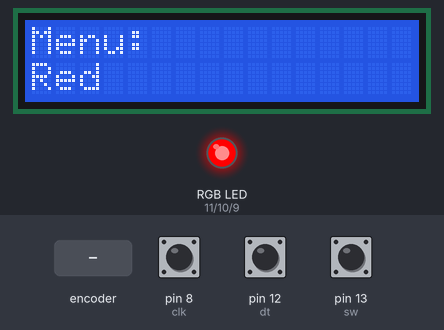
Recording of a sketch running on a simulated Arduino Uno, built with avr-gcc and run on an emulated ATmega328P. On the bench: 16×2 character LCD, an RGB LED mixed from three pins (HIGH = lit). The test bench sets the inputs (shaded band); at power-on: pin 13 (sw) HIGH, pin 8 (clk) HIGH, pin 12 (dt) HIGH.

Above: at 3.2 s.
3.3 s: rotary encoder on pin 8 (clk) / pin 12 (dt) turned 3 steps (first pin leading)
At 4.5 s:
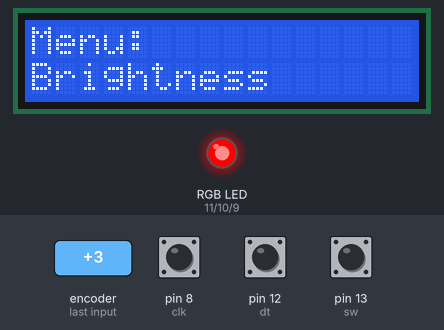
5.4 s: pin 13 (sw) pulled LOW for 0.15 s
At 6.0 s:
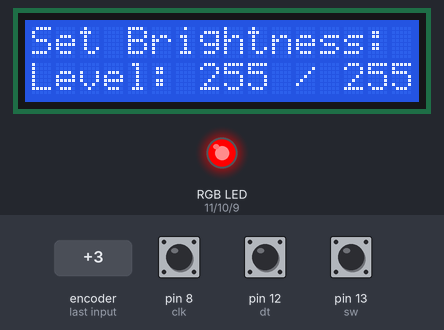
7.1 s: rotary encoder on pin 8 (clk) / pin 12 (dt) turned 2 steps (second pin leading)
At 8.2 s:
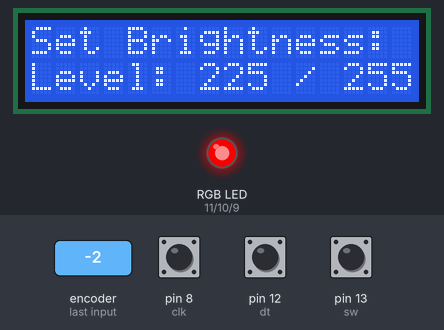
9.0 s: pin 13 (sw) pulled LOW for 1 s
At 10.5 s:
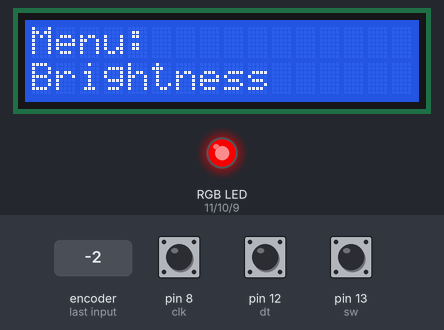
11.5 s: rotary encoder on pin 8 (clk) / pin 12 (dt) turned 1 step (first pin leading)
At 12.8 s:
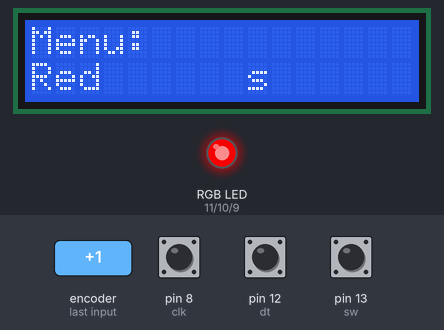
13.2 s: pin 13 (sw) pulled LOW for 0.15 s
At 14.2 s:
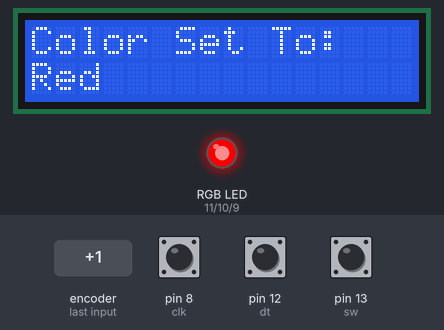
Timing chart, 0 to 16.2 s (numbered marks = the images above; inputs shaded):
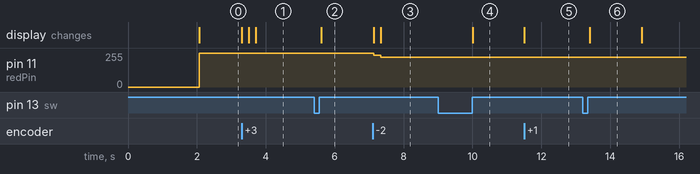

Measured:
- after the input at 3.3 s, the display: first changes at once (image 1 shows a later state)
- after the input at 5.4 s, the display: changes after 0.21 s (image 2)
- after the input at 7.1 s, pin 11 (redPin): 255/255 → 240/255 at once, → 225/255 0.20 s later; the display: first changes at once (image 3 shows a later state)
- after the input at 9.0 s, the display: changes after 1.0 s (image 4)
- after the input at 11.5 s, the display: changes at once (image 5)
- after the input at 13.2 s, the display: changes after 0.20 s (image 6)
- what the display in image 6 shows lasts 1.5 s, from 13.4 s to 14.9 s

The sketch:

arduino_project_hw040_menu_driven_rgb_led.ino
```cpp
#include <LiquidCrystal.h>

// HW-040 pins
int sw = 13;
int dt = 12;
int clk = 8;

int laststate;
int currentstate;
int position = 0;
int lastposition = -1;

// LCD pins (RS, E, D4, D5, D6, D7)
int rs = 7;
int e = 6;
int d4 = 5;
int d5 = 4;
int d6 = 3;
int d7 = 2;

LiquidCrystal lcd(rs, e, d4, d5, d6, d7);

// RGB LED pins
int redPin = 11;
int greenPin = 10;
int bluePin = 9;

int brightness = 255;
int selectedColor = 0;
const String menu[4] = {"Red", "Green", "Blue", "Brightness"};

void setColor(int red, int green, int blue);
void updateLED();

void setup() {
  Serial.begin(9600);
  lcd.begin(16, 2);

  pinMode(redPin, OUTPUT);
  pinMode(greenPin, OUTPUT);
  pinMode(bluePin, OUTPUT);

  pinMode(sw, INPUT_PULLUP);
  pinMode(dt, INPUT);
  pinMode(clk, INPUT);

  laststate = digitalRead(clk);

  lcd.setCursor(0, 0);
  lcd.print("Menu-driven RGB");
  delay(2000);
  lcd.clear();

  updateLED();
}

void loop() {
  lcd.clear();
  lcd.setCursor(0, 0);
  lcd.print("Menu: ");
  lastposition = -1;

  while (digitalRead(sw) == HIGH) {
    currentstate = digitalRead(clk);

    if (currentstate != laststate && currentstate == LOW) {
      if (digitalRead(dt) != currentstate) {
        position++;
      } else {
        position--;
      }
      delay(5);
    }

    if (position > 3) position = 0;
    if (position < 0) position = 3;

    laststate = currentstate;

    if (position != lastposition) {
      lcd.setCursor(0, 1);
      lcd.print(menu[position]);
      lcd.print("      ");
      lastposition = position;
    }
  }

  delay(200);
  while (digitalRead(sw) == LOW) delay(10);

  if (position == 3) {
    lcd.clear();
    lcd.setCursor(0, 0);
    lcd.print("Set Brightness:");

    int lastBrightness = -1;

    while (digitalRead(sw) == HIGH) {
      currentstate = digitalRead(clk);

      if (currentstate != laststate && currentstate == LOW) {
        if (digitalRead(dt) != currentstate) {
          brightness += 15;
        } else {
          brightness -= 15;
        }
        delay(5);
      }

      if (brightness > 255) brightness = 255;
      if (brightness < 0)   brightness = 0;

      laststate = currentstate;

      if (brightness != lastBrightness) {
        lcd.setCursor(0, 1);
        lcd.print("Level: ");
        lcd.print(brightness);
        lcd.print(" / 255   ");
        lastBrightness = brightness;
        updateLED();
      }
    }

    delay(200);
    while (digitalRead(sw) == LOW) delay(10);

  } else {
    selectedColor = position;
    updateLED();

    lcd.clear();
    lcd.setCursor(0, 0);
    lcd.print("Color Set To:");
    lcd.setCursor(0, 1);
    lcd.print(menu[selectedColor]);
    delay(1500);
  }
}

void updateLED() {
  if (selectedColor == 0)      setColor(brightness, 0, 0);   // Red
  else if (selectedColor == 1) setColor(0, brightness, 0);   // Green
  else if (selectedColor == 2) setColor(0, 0, brightness);   // Blue
}

void setColor(int red, int green, int blue) {
  analogWrite(redPin, red);
  analogWrite(greenPin, green);
  analogWrite(bluePin, blue);
}
```
